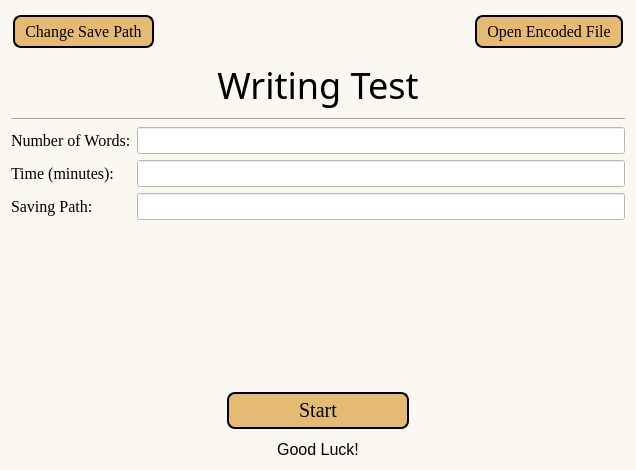
<?xml version="1.0" encoding="UTF-8"?>
<ui version="4.0">
 <class>enter</class>
 <widget class="QWidget" name="enter">
  <property name="geometry">
   <rect>
    <x>0</x>
    <y>0</y>
    <width>632</width>
    <height>470</height>
   </rect>
  </property>
  <property name="windowTitle">
   <string>Form</string>
  </property>
  <property name="styleSheet">
   <string notr="true">background-color: #FAF8F1;
</string>
  </property>
  <layout class="QVBoxLayout" name="verticalLayout_3">
   <item>
    <layout class="QHBoxLayout" name="horizontalLayout">
     <item>
      <widget class="QPushButton" name="changeSavePath">
       <property name="sizePolicy">
        <sizepolicy hsizetype="Minimum" vsizetype="Minimum">
         <horstretch>0</horstretch>
         <verstretch>0</verstretch>
        </sizepolicy>
       </property>
       <property name="font">
        <font>
         <family>Times New Roman</family>
         <pointsize>12</pointsize>
        </font>
       </property>
       <property name="styleSheet">
        <string notr="true">background-color: #E5BA73;
border: 2px solid black; /* Black border */
color: black;
padding: 5px 10px;
text-align: center;
margin: 4px 2px;
border-radius: 8px;</string>
       </property>
       <property name="text">
        <string>Change Save Path</string>
       </property>
      </widget>
     </item>
     <item>
      <spacer name="horizontalSpacer_8">
       <property name="orientation">
        <enum>Qt::Horizontal</enum>
       </property>
       <property name="sizeHint" stdset="0">
        <size>
         <width>40</width>
         <height>20</height>
        </size>
       </property>
      </spacer>
     </item>
     <item>
      <widget class="QPushButton" name="openEncodedFile">
       <property name="sizePolicy">
        <sizepolicy hsizetype="Minimum" vsizetype="Minimum">
         <horstretch>0</horstretch>
         <verstretch>0</verstretch>
        </sizepolicy>
       </property>
       <property name="font">
        <font>
         <family>Times New Roman</family>
         <pointsize>12</pointsize>
        </font>
       </property>
       <property name="styleSheet">
        <string notr="true">background-color: #E5BA73;
border: 2px solid black; /* Black border */
color: black;
padding: 5px 10px;
text-align: center;
margin: 4px 2px;
border-radius: 8px;</string>
       </property>
       <property name="text">
        <string>Open Encoded File</string>
       </property>
      </widget>
     </item>
    </layout>
   </item>
   <item>
    <layout class="QHBoxLayout" name="horizontalLayout_2">
     <item>
      <spacer name="horizontalSpacer">
       <property name="orientation">
        <enum>Qt::Horizontal</enum>
       </property>
       <property name="sizeHint" stdset="0">
        <size>
         <width>40</width>
         <height>20</height>
        </size>
       </property>
      </spacer>
     </item>
     <item>
      <widget class="QLabel" name="label">
       <property name="sizePolicy">
        <sizepolicy hsizetype="Expanding" vsizetype="Preferred">
         <horstretch>0</horstretch>
         <verstretch>0</verstretch>
        </sizepolicy>
       </property>
       <property name="font">
        <font>
         <family>Bernard MT Condensed</family>
         <pointsize>27</pointsize>
        </font>
       </property>
       <property name="styleSheet">
        <string notr="true">background-color: #FAF8F1;
color: black;
text-align: center;
padding: 2px 2px;</string>
       </property>
       <property name="text">
        <string>Writing Test</string>
       </property>
       <property name="alignment">
        <set>Qt::AlignCenter</set>
       </property>
      </widget>
     </item>
     <item>
      <spacer name="horizontalSpacer_2">
       <property name="orientation">
        <enum>Qt::Horizontal</enum>
       </property>
       <property name="sizeHint" stdset="0">
        <size>
         <width>40</width>
         <height>20</height>
        </size>
       </property>
      </spacer>
     </item>
    </layout>
   </item>
   <item>
    <widget class="Line" name="line">
     <property name="orientation">
      <enum>Qt::Horizontal</enum>
     </property>
    </widget>
   </item>
   <item>
    <layout class="QHBoxLayout" name="horizontalLayout_4">
     <item>
      <layout class="QVBoxLayout" name="verticalLayout_2">
       <item>
        <widget class="QLabel" name="label_3">
         <property name="font">
          <font>
           <family>Times New Roman</family>
           <pointsize>12</pointsize>
          </font>
         </property>
         <property name="text">
          <string>Number of Words:</string>
         </property>
        </widget>
       </item>
       <item>
        <widget class="QLabel" name="label_4">
         <property name="font">
          <font>
           <family>Times New Roman</family>
           <pointsize>12</pointsize>
          </font>
         </property>
         <property name="text">
          <string>Time (minutes):</string>
         </property>
        </widget>
       </item>
       <item>
        <widget class="QLabel" name="label_6">
         <property name="sizePolicy">
          <sizepolicy hsizetype="Minimum" vsizetype="Preferred">
           <horstretch>0</horstretch>
           <verstretch>0</verstretch>
          </sizepolicy>
         </property>
         <property name="font">
          <font>
           <family>Times New Roman</family>
           <pointsize>12</pointsize>
          </font>
         </property>
         <property name="text">
          <string>Saving Path:</string>
         </property>
        </widget>
       </item>
      </layout>
     </item>
     <item>
      <layout class="QVBoxLayout" name="verticalLayout">
       <item>
        <widget class="QLineEdit" name="wordNum">
         <property name="font">
          <font>
           <family>Times New Roman</family>
           <pointsize>12</pointsize>
          </font>
         </property>
         <property name="styleSheet">
          <string notr="true">background-color: rgb(255, 255, 255);</string>
         </property>
        </widget>
       </item>
       <item>
        <widget class="QLineEdit" name="timeMinutes">
         <property name="font">
          <font>
           <family>Times New Roman</family>
           <pointsize>12</pointsize>
          </font>
         </property>
         <property name="styleSheet">
          <string notr="true">background-color: rgb(255, 255, 255);</string>
         </property>
        </widget>
       </item>
       <item>
        <widget class="QLineEdit" name="savePath">
         <property name="font">
          <font>
           <family>Times New Roman</family>
           <pointsize>12</pointsize>
          </font>
         </property>
         <property name="styleSheet">
          <string notr="true">background-color: rgb(255, 255, 255);</string>
         </property>
        </widget>
       </item>
      </layout>
     </item>
    </layout>
   </item>
   <item>
    <widget class="QLabel" name="warning">
     <property name="font">
      <font>
       <italic>true</italic>
      </font>
     </property>
     <property name="styleSheet">
      <string notr="true">color: red;</string>
     </property>
     <property name="text">
      <string/>
     </property>
     <property name="alignment">
      <set>Qt::AlignCenter</set>
     </property>
    </widget>
   </item>
   <item>
    <spacer name="verticalSpacer">
     <property name="orientation">
      <enum>Qt::Vertical</enum>
     </property>
     <property name="sizeHint" stdset="0">
      <size>
       <width>614</width>
       <height>201</height>
      </size>
     </property>
    </spacer>
   </item>
   <item>
    <layout class="QHBoxLayout" name="horizontalLayout_5">
     <item>
      <spacer name="horizontalSpacer_6">
       <property name="orientation">
        <enum>Qt::Horizontal</enum>
       </property>
       <property name="sizeHint" stdset="0">
        <size>
         <width>40</width>
         <height>20</height>
        </size>
       </property>
      </spacer>
     </item>
     <item>
      <widget class="QPushButton" name="startTest">
       <property name="font">
        <font>
         <family>Times New Roman</family>
         <pointsize>-1</pointsize>
        </font>
       </property>
       <property name="styleSheet">
        <string notr="true">background-color: #E5BA73;
border: 2px solid black; /* Black border */
color: black;
padding: 5px 70px;
text-align: center;
font-size:20px;
margin: 4px 2px;
border-radius: 8px;</string>
       </property>
       <property name="text">
        <string>Start</string>
       </property>
       <property name="shortcut">
        <string>Return</string>
       </property>
      </widget>
     </item>
     <item>
      <spacer name="horizontalSpacer_7">
       <property name="orientation">
        <enum>Qt::Horizontal</enum>
       </property>
       <property name="sizeHint" stdset="0">
        <size>
         <width>40</width>
         <height>20</height>
        </size>
       </property>
      </spacer>
     </item>
    </layout>
   </item>
   <item>
    <layout class="QHBoxLayout" name="horizontalLayout_3">
     <item>
      <spacer name="horizontalSpacer_3">
       <property name="orientation">
        <enum>Qt::Horizontal</enum>
       </property>
       <property name="sizeHint" stdset="0">
        <size>
         <width>40</width>
         <height>20</height>
        </size>
       </property>
      </spacer>
     </item>
     <item>
      <widget class="QLabel" name="label_2">
       <property name="sizePolicy">
        <sizepolicy hsizetype="Expanding" vsizetype="Preferred">
         <horstretch>0</horstretch>
         <verstretch>0</verstretch>
        </sizepolicy>
       </property>
       <property name="font">
        <font>
         <pointsize>12</pointsize>
        </font>
       </property>
       <property name="styleSheet">
        <string notr="true">background-color: #FAF8F1;
</string>
       </property>
       <property name="text">
        <string>Good Luck!</string>
       </property>
       <property name="alignment">
        <set>Qt::AlignCenter</set>
       </property>
      </widget>
     </item>
     <item>
      <spacer name="horizontalSpacer_4">
       <property name="orientation">
        <enum>Qt::Horizontal</enum>
       </property>
       <property name="sizeHint" stdset="0">
        <size>
         <width>40</width>
         <height>20</height>
        </size>
       </property>
      </spacer>
     </item>
    </layout>
   </item>
  </layout>
 </widget>
 <resources/>
 <connections/>
</ui>
